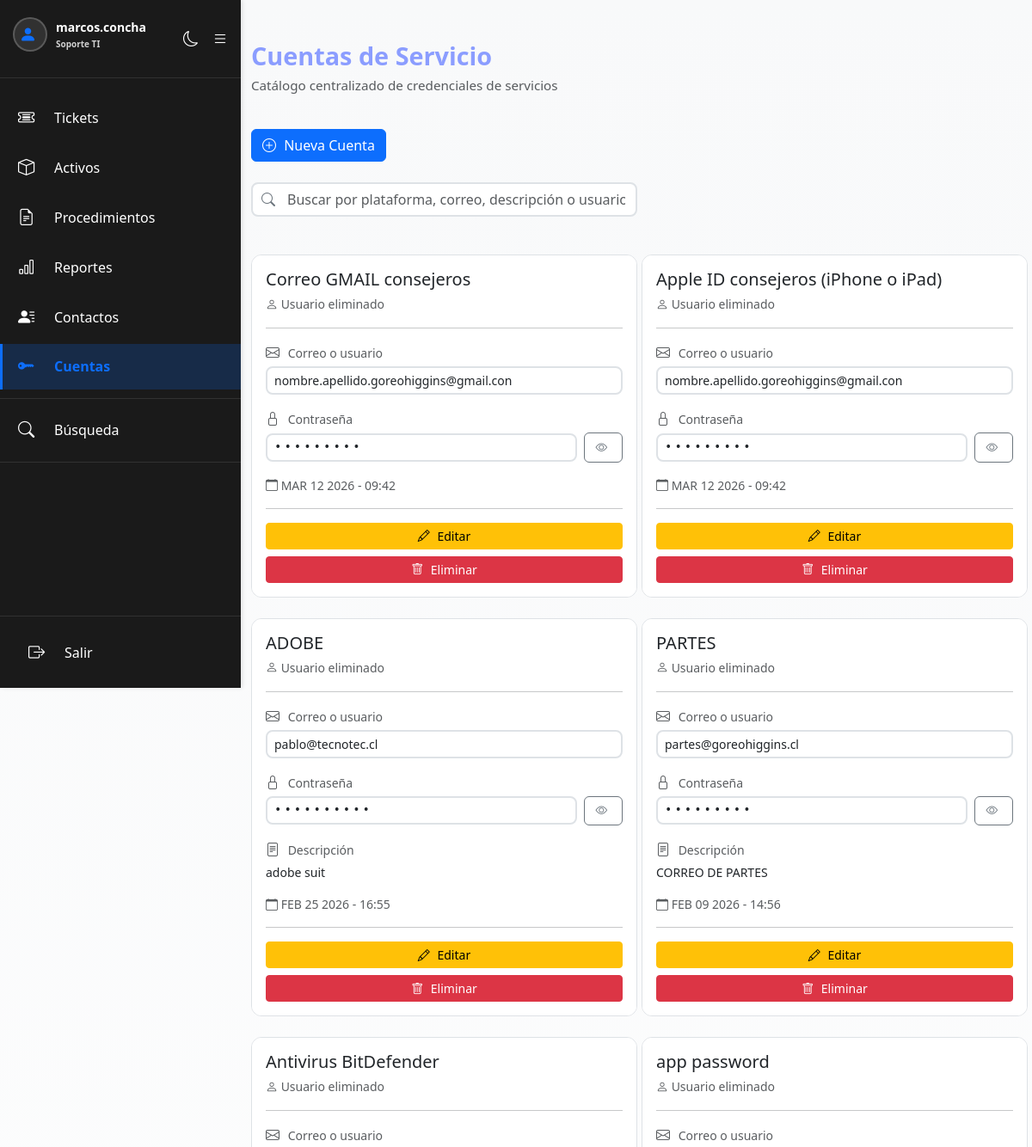
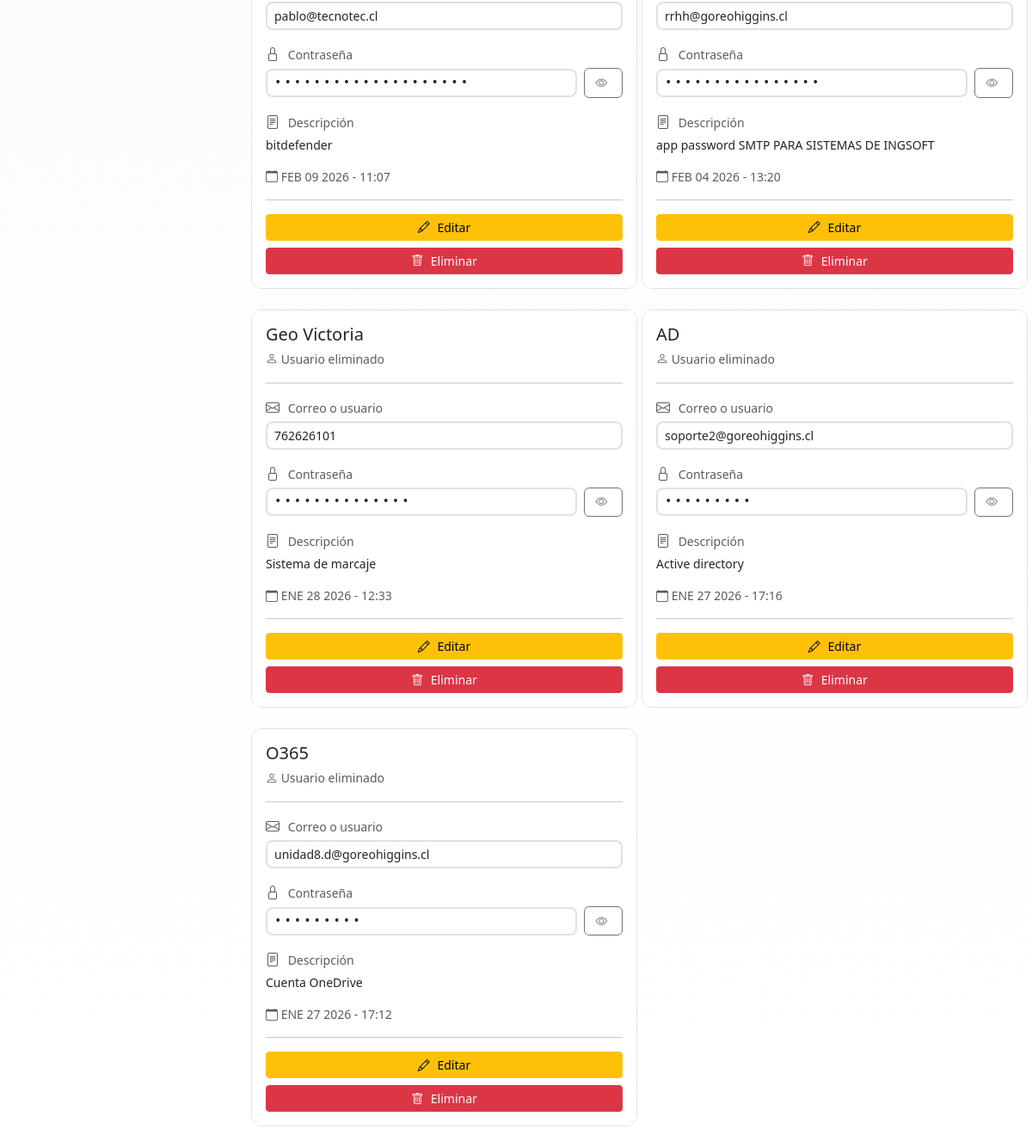
The page /cuentas_servicio.php (signed in) on the database its author committed (2 pictures, top to bottom).
### tables this page shows
CREATE TABLE `cuentas_servicio` (
  `id` int NOT NULL AUTO_INCREMENT,
  `plataforma` varchar(100) NOT NULL,
  `correo` varchar(255) NOT NULL,
  `contraseña` longtext NOT NULL,
  `descripcion` longtext,
  `usuario_creador` int NOT NULL,
  `fecha_creacion` timestamp NULL DEFAULT CURRENT_TIMESTAMP,
  `fecha_ultima_modificacion` timestamp NULL DEFAULT CURRENT_TIMESTAMP ON UPDATE CURRENT_TIMESTAMP,
  PRIMARY KEY (`id`),
  KEY `usuario_creador` (`usuario_creador`),
  KEY `idx_plataforma` (`plataforma`),
  CONSTRAINT `cuentas_servicio_ibfk_1` FOREIGN KEY (`usuario_creador`) REFERENCES `users` (`id`)
);

### includes/config.php (called while the page is built, shortened)
<?php
function formatearFechaHora($fecha) {
    $meses = ['', 'ENE', 'FEB', 'MAR', 'ABR', 'MAY', 'JUN', 'JUL', 'AGO', 'SEP', 'OCT', 'NOV', 'DIC'];
    $timestamp = strtotime($fecha);
    $mes = $meses[date('n', $timestamp)];
    $dia = date('d', $timestamp);
    $año = date('Y', $timestamp);
    $hora = date('H:i', $timestamp);
    return "$mes $dia $año - $hora";
}

### cuentas_servicio.php (the view, shortened to what this page needs)
<?php
require_once 'includes/config.php';
$cuentas = [];
$busqueda = $_GET["buscar"] ?? "";
try {
    $where = "1=1";
    $params = [];
    $stmt = $conexion->prepare("
        SELECT c.*, COALESCE(u.username, 'Usuario eliminado') as creador_nombre
        FROM cuentas_servicio c
        LEFT JOIN users u ON c.usuario_creador = u.id
        WHERE " . $where . "
        ORDER BY c.fecha_creacion DESC
    ");
    $stmt->execute($params);
    $cuentas = $stmt->fetchAll(PDO::FETCH_ASSOC);
} catch (PDOException $e) {
    $error = "Error al obtener las cuentas: " . $e->getMessage();
}
?>
<!DOCTYPE html>
<html lang="es" id="htmlRoot">
<head>
    <link href="https://cdn.jsdelivr.net/npm/bootstrap@5.3.8/dist/css/bootstrap.min.css" rel="stylesheet">
    <link rel="stylesheet" href="https://cdn.jsdelivr.net/npm/bootstrap-icons@1.11.3/font/bootstrap-icons.min.css">
    <link href="css/dark-mode.css" rel="stylesheet">
</head>
<body>
    <?php include 'includes/sidebar.php'; ?>
    <div class="container mt-5">
        <div class="row header-cuentas mb-4">
            <div class="col-12">
                <h1><i></i> Cuentas de Servicio</h1>
                <p class="text-muted">Catálogo centralizado de credenciales de servicios</p>
            </div>
        </div>
        <div class="row mb-4">
            <div class="col-12">
                <a href="crear_cuenta_servicio.php" class="btn btn-primary">
                    <i class="bi bi-plus-circle"></i> Nueva Cuenta
                </a>
            </div>
        </div>
        <?php if (!empty($cuentas)): ?>
        <div class="row mb-4">
            <div class="col-12 col-lg-6">
                <div class="search-container">
                    <input
                        type="text"
                        class="form-control search-input"
                        id="inputBusqueda"
                        placeholder="Buscar por plataforma, correo, descripción o usuario..."
                        value="<?php echo htmlspecialchars($busqueda); ?>"
                        onkeyup="filtrarCuentas()"
                    >
                </div>
            </div>
        </div>
        <?php endif; ?>
        <?php if (empty($cuentas)): ?>
            <div class="alert alert-info">
                <i class="bi bi-info-circle"></i> No hay cuentas de servicio registradas aún.
                <a href="crear_cuenta_servicio.php" class="alert-link">Crear la primera</a>
            </div>
        <?php else: ?>
            <div class="row" id="containerCuentas">
                <?php foreach ($cuentas as $cuenta): ?>
                    <div class="col-12 col-md-6 col-lg-4 mb-4 cuenta-item" data-busqueda="<?php echo htmlspecialchars(strtolower($cuenta["plataforma"] . ' ' . $cuenta["correo"] . ' ' . $cuenta["descripcion"] . ' ' . $cuenta["creador_nombre"])); ?>">
                        <div class="card cuenta-card h-100">
                            <div class="card-body">
                                <div class="d-flex justify-content-between align-items-start mb-3">
                                    <div class="flex-grow-1">
                                        <h5 class="card-title mb-1"><?php echo htmlspecialchars($cuenta["plataforma"]); ?></h5>
                                        <small class="text-muted">
                                            <i class="bi bi-person"></i> <?php echo htmlspecialchars($cuenta["creador_nombre"]); ?>
                                        </small>
                                    </div>
                                </div>
                                <hr>
                                <div class="mb-3">
                                    <label class="form-label small text-muted mb-1">
                                        <i class="bi bi-envelope"></i> Correo o usuario
                                    </label>
                                    <input type="text" class="form-control form-control-sm" value="<?php echo htmlspecialchars($cuenta["correo"]); ?>" readonly>
                                </div>
                                <div class="mb-3">
                                    <label class="form-label small text-muted mb-1">
                                        <i class="bi bi-lock"></i> Contraseña
                                    </label>
                                    <div class="password-container">
                                        <input type="password" class="form-control form-control-sm password-input flex-grow-1" value="<?php echo htmlspecialchars($cuenta["contraseña"]); ?>" readonly id="pwd_<?php echo $cuenta["id"]; ?>">
                                        <button type="button" class="btn btn-outline-secondary btn-revelar" onclick="revelarPassword(<?php echo $cuenta["id"]; ?>)">
                                            <i class="bi bi-eye"></i>
                                        </button>
                                    </div>
                                </div>
                                <?php if (!empty($cuenta["descripcion"])): ?>
                                    <div class="mb-3">
                                        <label class="form-label small text-muted mb-1">
                                            <i class="bi bi-file-text"></i> Descripción
                                        </label>
                                        <small class="d-block" style="word-wrap: break-word;">
                                            <?php echo htmlspecialchars(substr($cuenta["descripcion"], 0, 100)); ?>
                                        </small>
                                    </div>
                                <?php endif; ?>
                                <small class="text-muted d-block mb-3">
                                    <i class="bi bi-calendar"></i>
                                    <?php echo formatearFechaHora($cuenta["fecha_creacion"]); ?>
                                </small>
                                <hr>
                                <div class="d-grid gap-2">
                                    <button type="button" class="btn btn-sm btn-warning" data-bs-toggle="modal" data-bs-target="#modalAutenticacion" onclick="document.getElementById('cuentaIdAutenticacion').value = <?php echo $cuenta['id']; ?>; document.getElementById('passwordAutenticacion').value = '';">
                                        <i class="bi bi-pencil"></i> Editar
                                    </button>
                                    <button type="button" class="btn btn-sm btn-danger" onclick="confirmarEliminar(<?php echo $cuenta["id"]; ?>)">
                                        <i class="bi bi-trash"></i> Eliminar
                                    </button>
                                </div>
                            </div>
                        </div>
                    </div>
                <?php endforeach; ?>
            </div>
        <?php endif; ?>
    </div>
</body>
</html>

### css/dark-mode.css (style rules this page uses)
* { animation-duration: 0s !important; animation-delay: 0s !important; transition-duration: 0s !important; transition-delay: 0s !important; }
body { background-color: var(--bs-body-bg); color: var(--bs-body-color); }
.card { background-color: var(--bs-body-bg); color: var(--bs-body-color); border: 1px solid var(--bs-border-color); }
.form-control, .form-select { background-color: var(--bs-body-bg) !important; color: var(--bs-body-color) !important; border: 1px solid var(--bs-border-color); }
.form-label { color: var(--bs-body-color); }
.btn .bi { margin-right: 5px; }
.btn-primary .bi { color: inherit; }
.btn-danger .bi, .btn-warning .bi, .btn-success .bi, .btn-info .bi { color: inherit; }
a .bi { margin-right: 5px; }
.form-label .bi { margin-right: 6px; font-size: 1rem; }
.card { border-radius: 12px; overflow: hidden; }
.card-body { background: var(--bs-body-bg); color: var(--bs-body-color); }
.form-control, .form-select { border-radius: 8px; border: 2px solid #dee2e6; }

### cuentas_servicio.php (style rules this page uses)
body { background: linear-gradient(to bottom, #f8f9fa, #ffffff); }
.container { margin-top: 20px; padding-left: 100; padding-right: 0; }
h1, h2, h3 { color: #8b9dff; font-weight: 700; font-family: 'Segoe UI', Tahoma, Geneva, Verdana, sans-serif; }
h1 { font-size: 2rem; }
.password-container { position: relative; display: flex; align-items: center; gap: 8px; }
.password-input { font-family: 'Courier New', monospace; letter-spacing: 3px; }
.btn-revelar { padding: 6px 12px; font-size: 0.85rem; flex-shrink: 0; }
.search-container { position: relative; margin-bottom: 20px; }
.search-input { padding-left: 40px; }
.header-cuentas { flex-wrap: wrap; gap: 10px; margin-right: 0 !important; }
.header-cuentas h1 { margin-bottom: 5px; margin-right: 0; font-size: clamp(1.5rem, 4vw, 1.8rem); }
.header-cuentas .text-muted { font-size: clamp(0.9rem, 2vw, 0.95rem); margin-right: 0; }
@media (max-width: 1200px) { .row .col-lg-4 { flex: 0 0 auto; width: 50%; } }
.search-input { width: 100%; font-size: 1rem; }
.col-lg-4 { padding-right: 10px; padding-left: 0; }
.col-md-6 { padding-right: 10px; padding-left: 0; }
.col-12 { padding-left: 0; padding-right: 5px; }
.row { margin-right: 0 !important; margin-left: 0 !important; }

### includes/sidebar.php (style rules this page uses)
:root { --sidebar-width: 280px; --sidebar-collapsed-width: 80px; --sidebar-bg-dark: #0f1419; --sidebar-bg-light: #f8f9fa; }
body { margin-left: var(--sidebar-width); }

### rows shown on the page
cuentas_servicio: plataforma "Correo GMAIL consejeros", creador_nombre "Usuario eliminado", correo "nombre.apellido.goreohiggins@gmail.con", fecha_creacion "MAR 12 2026 - 09:42", $cuenta['id'] 9 (drawn)
cuentas_servicio: plataforma "Apple ID consejeros (iPhone o iPad)", creador_nombre "Usuario eliminado", correo "nombre.apellido.goreohiggins@gmail.con", fecha_creacion "MAR 12 2026 - 09:42", $cuenta['id'] 8 (drawn)
cuentas_servicio: plataforma "ADOBE", creador_nombre "Usuario eliminado", correo "pablo@tecnotec.cl", descripcion "adobe suit", fecha_creacion "FEB 25 2026 - 16:55", $cuenta['id'] 7 (drawn)
cuentas_servicio: plataforma "PARTES", creador_nombre "Usuario eliminado", correo "partes@goreohiggins.cl", descripcion "CORREO DE PARTES", fecha_creacion "FEB 09 2026 - 14:56", $cuenta['id'] 6 (drawn)
cuentas_servicio: plataforma "Antivirus BitDefender", creador_nombre "Usuario eliminado", correo "pablo@tecnotec.cl", descripcion "bitdefender", fecha_creacion "FEB 09 2026 - 11:07", $cuenta['id'] 5 (drawn)
cuentas_servicio: plataforma "app password", creador_nombre "Usuario eliminado", correo "rrhh@goreohiggins.cl", descripcion "app password SMTP PARA SISTEMAS DE INGSOFT", fecha_creacion "FEB 04 2026 - 13:20", $cuenta['id'] 4 (drawn)
cuentas_servicio: plataforma "Geo Victoria", creador_nombre "Usuario eliminado", correo "762626101", descripcion "Sistema de marcaje", fecha_creacion "ENE 28 2026 - 12:33", $cuenta['id'] 3 (drawn)
cuentas_servicio: plataforma "AD", creador_nombre "Usuario eliminado", correo "soporte2@goreohiggins.cl", descripcion "Active directory", fecha_creacion "ENE 27 2026 - 17:16", $cuenta['id'] 2 (drawn)
cuentas_servicio: plataforma "O365", creador_nombre "Usuario eliminado", correo "unidad8.d@goreohiggins.cl", descripcion "Cuenta OneDrive", fecha_creacion "ENE 27 2026 - 17:12", $cuenta['id'] 1 (drawn)

### other values the page prints
$_SESSION["username"] "marcos.concha"
traducirRol($_SESSION["role"] ?? "viewer") "Soporte TI"
